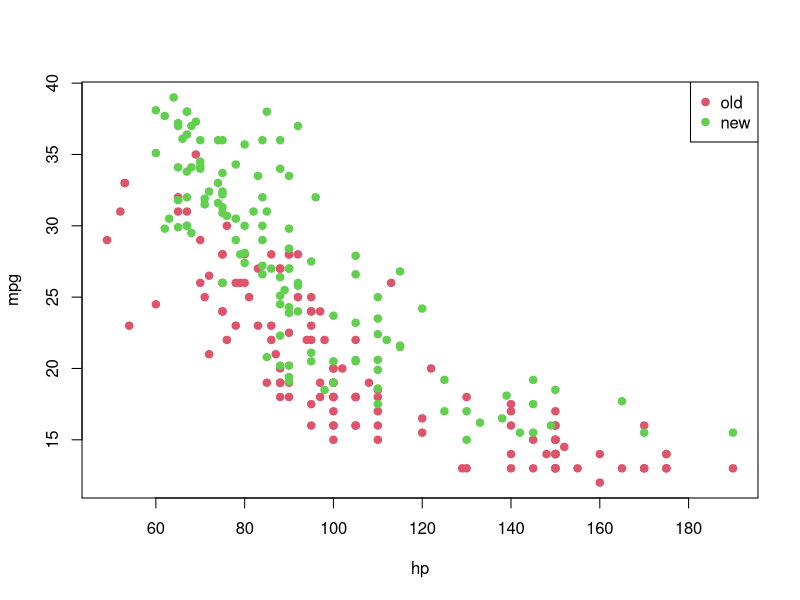
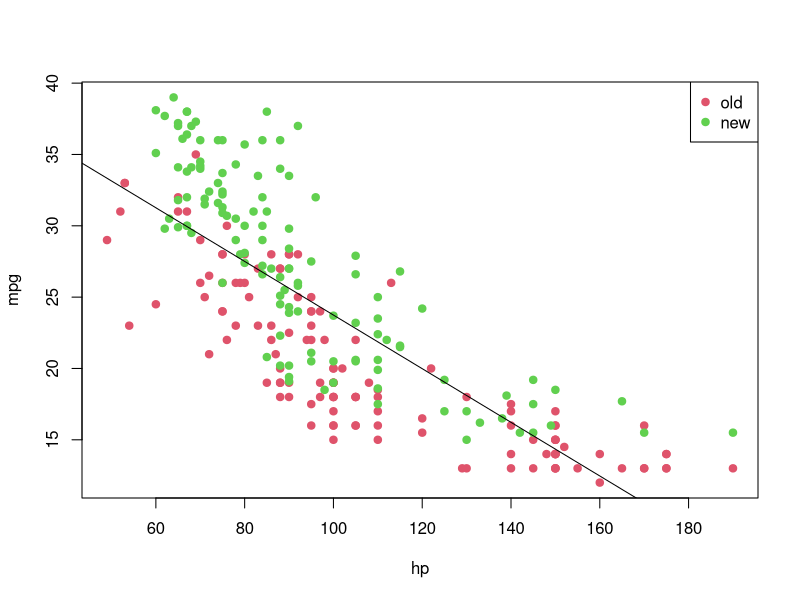
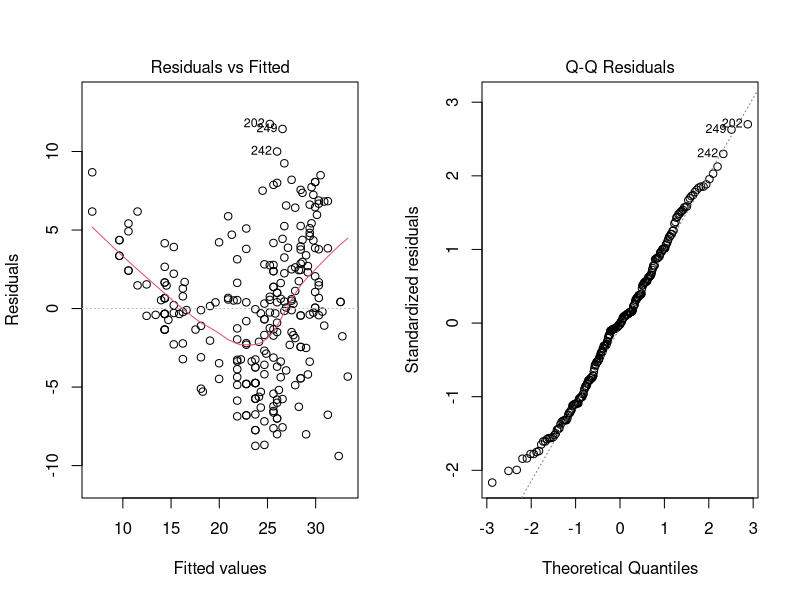

Here is the R script that generated these plots, in order: (Note: this script raises an error after producing the figures.)
## ---- chunk 1
col.names <- c('mpg', 'cylinders', 'displacement', 'hp', 'weight', 'acceleration', 'year', 'origin')
car <- read.csv(file = 'others/car.csv', header = FALSE, sep = ',', col.names = col.names)
head(car, 5)
## ---- chunk 2
summary(car)
## ---- chunk 3
car$cylinders <- as.factor(car$cylinders)
car$year      <- as.factor(car$year)
car$origin    <- as.factor(car$origin)
## ---- chunk 4
car$year <- as.factor(sapply(X = car$year, FUN = function (item) { ifelse(item %in% 70:76, 1, 2) }))
summary(car)
## ---- chunk 5
car2 <- car[!is.na(car$hp), c('mpg', 'hp', 'year')]
summary(car2)
## ---- chunk 6
car3 <- car2[!is.na(car2$mpg), ]
## ---- chunk 7
plot(mpg ~ hp, pch = 19, col = (as.numeric(year) + 1), data = car3)
legend('topright', c('old', 'new'), col = unique(as.numeric(car3$year) + 1), pch = 19)
## ---- chunk 8
model <- lm(formula = mpg ~ hp, data = car3)
summary(model)
## ---- chunk 9
plot(mpg ~ hp, pch = 19, col = (as.numeric(year) + 1), data = car3)
abline(model)
legend('topright', c('old', 'new'), col = unique(as.numeric(car3$year) + 1), pch = 19)
## ---- chunk 10
par(mfrow = c(1, 2))
plot(model, which = c(1, 2))
par(mfrow = c(1, 1))
## ---- chunk 11
library('car')
ncvTest(model)
shapiro.test(residuals(model))
## ---- chunk 12
bc <- boxCox(model)
(lambda <- bc$x[which.max(bc$y)])
## ---- chunk 13
transfData <- function (data, lambda) { ((data ^ lambda - 1) / lambda) }
transfData_back <- function (data, lambda) { ((data * lambda + 1) ^ (1 / lambda)) }
## ---- chunk 14
car3$mpg_transf <- sapply(X = car3$mpg, FUN = transfData, lambda = lambda)
head(car3, 5)
plot(mpg_transf ~ hp, pch = 19, col = (as.numeric(year) + 1), data = car3)
legend('topright', c('old', 'new'), col = unique(as.numeric(car3$year) + 1), pch = 19)
## ---- chunk 15
model2 <- lm(formula = mpg_transf ~ hp, data = car3)
summary(model2)
plot(mpg_transf ~ hp, pch = 19, col = (as.numeric(year) + 1), data = car3)
abline(model2)
legend('topright', c('old', 'new'), col = unique(as.numeric(car3$year) + 1), pch = 19)
## ---- chunk 16
par(mfrow = c(1, 2))
plot(model2, which = c(1, 2))
par(mfrow = c(1, 1))

ncvTest(model2)
shapiro.test(residuals(model2))
## ---- chunk 17
model3 <- lm(formula = mpg_transf ~ hp * year, data = car3)
summary(model3)
## ---- chunk 18
model4 <- lm(formula = mpg_transf ~ hp + year, data = car3)
coeffi <- model4$coefficients
summary(model4)
plot(mpg_transf ~ hp, pch = 19, col = (as.numeric(year) + 1), data = car3)
abline(coeffi[[1]], coeffi[[2]], col = 2)
abline(coeffi[[1]] + coeffi[[3]], coeffi[[2]], col = 3)
legend('topright', c('old', 'new'), col = unique(as.numeric(car3$year) + 1), pch = 19)
## ---- chunk 19
par(mfrow = c(1, 2))
plot(model4, which = c(1, 2))
par(mfrow = c(1, 1))

ncvTest(model4)
shapiro.test(residuals(model4))
## ---- chunk 20
plot(mpg ~ hp, pch = 19, col = (as.numeric(year) + 1), data = car3)
curve(transfData_back(coeffi[[1]] + coeffi[[2]] * x, lambda = lambda), from = 0, to = 250, add = TRUE, col = 2)
curve(transfData_back((coeffi[[1]] + coeffi[[3]]) + coeffi[[2]] * x, lambda = lambda), from = 0, to = 250, add = TRUE, col = 3)
legend('topright', c('old', 'new'), col = unique(as.numeric(car3$year) + 1), pch = 19)
## ---- chunk 21
pos_unk <- which(is.na(car2$mpg))
unknown <- car2[is.na(car2$mpg), ]
(predicted_values <- sapply(X = predict(object = model4, newdata = data.frame(hp = unknown$hp, year = unknown$year)), FUN = transfData_back, lambda = lambda))
car2[is.na(car2$mpg), 'mpg'] <- predicted_values
pch <- rep(19, nrow(car2)); pch[pos_unk] <- 9
plot(mpg ~ hp, pch = pch, col = (as.numeric(year) + 1), data = car2)
curve(transfData_back(coeffi[[1]] + coeffi[[2]] * x, lambda = lambda), from = 0, to = 250, add = TRUE, col = 2)
curve(transfData_back((coeffi[[1]] + coeffi[[3]]) + coeffi[[2]] * x, lambda = lambda), from = 0, to = 250, add = TRUE, col = 3)
legend('topright', c('old', 'new'), col = unique(as.numeric(car3$year) + 1), pch = 19)
## ---- chunk 22
col.names <- c('pull_strength', 'wire_length', 'height')
wire <- read.csv(file = 'others/wire_bond.csv', header = FALSE, sep = ',', col.names = col.names)
head(wire, 5)
## ---- chunk 23
summary(wire)
## ---- chunk 24
library('scatterplot3d')
scatterplot3d(wire$wire_length, wire$height, wire$pull_strength, color = 2, pch = 19, angle = 70)
## ---- chunk 25
library('car')
scatterplotMatrix(wire)
## ---- chunk 26
library('corrplot')
corrplot.mixed(cor(wire))
## ---- chunk 27
model <- lm(formula = pull_strength ~ ., data = wire)
summary(model)
## ---- chunk 28
par(mfrow = c(1, 2))
plot(model, which = c(1, 2))
par(mfrow = c(1, 1))
## ---- chunk 29
ncvTest(model)
shapiro.test(residuals(model))
## ---- chunk 30
plot3d <- scatterplot3d(wire$wire_length, wire$height, wire$pull_strength, color = 2, pch = 19, angle = 70)
plot3d$plane3d(model)
## ---- chunk 31
newdata <- data.frame(wire_length = c(7.5, 12.5), height = c(150, 450))
(pred1 <- predict(object = model, newdata = newdata, interval = 'confidence'))
(pred2 <- predict(object = model, newdata = newdata, interval = 'prediction'))
newdata <- cbind(newdata, pull_strength = pred1[, 1])
wire <- rbind(wire, newdata)
plot3d <- scatterplot3d(wire$wire_length, wire$height, wire$pull_strength, color = c(rep(2, nrow(wire) - 2), 3, 3), pch = 19, angle = 70)
plot3d$plane3d(model)
legend('topleft', c('Observed data', 'New data'), col = c(2, 3), pch = 19)
## ---- chunk 32
col.names <- c('var1', 'var2', 'var3', 'var4', 'var5', 'var6', 'response')
my_data <- read.csv(file = 'others/data.csv', header = FALSE, sep = ',', col.names = col.names)
head(data, 5)
## ---- chunk 33
summary(my_data)
## ---- chunk 34
library('car')
scatterplotMatrix(my_data)
## ---- chunk 35
library('corrplot')
corrplot.mixed(cor(my_data))
## ---- chunk 36
model <- lm(formula = response ~ ., data = my_data)
summary(model)
## ---- chunk 37
model2 <- update(model, ~ . - var4)
summary(model2)
## ---- chunk 38
model3 <- update(model2, ~ . - var3)
summary(model3)
## ---- chunk 39
vif(model3)
## ---- chunk 40
model4 <- update(model3, ~ . - var6)
vif(model4)
summary(model4)
## ---- chunk 41
par(mfrow = c(1, 2))
plot(model4, which = c(1, 2))
par(mfrow = c(1, 1))
## ---- chunk 42
ncvTest(model4)
shapiro.test(residuals(model4))
## ---- chunk 43
newdata <- data.frame(var1 = 55, var2 = 100, var5 = 70)
(pred1 <- predict(object = model4, newdata = newdata, interval = 'confidence'))
(pred2 <- predict(object = model4, newdata = newdata, interval = 'prediction'))
